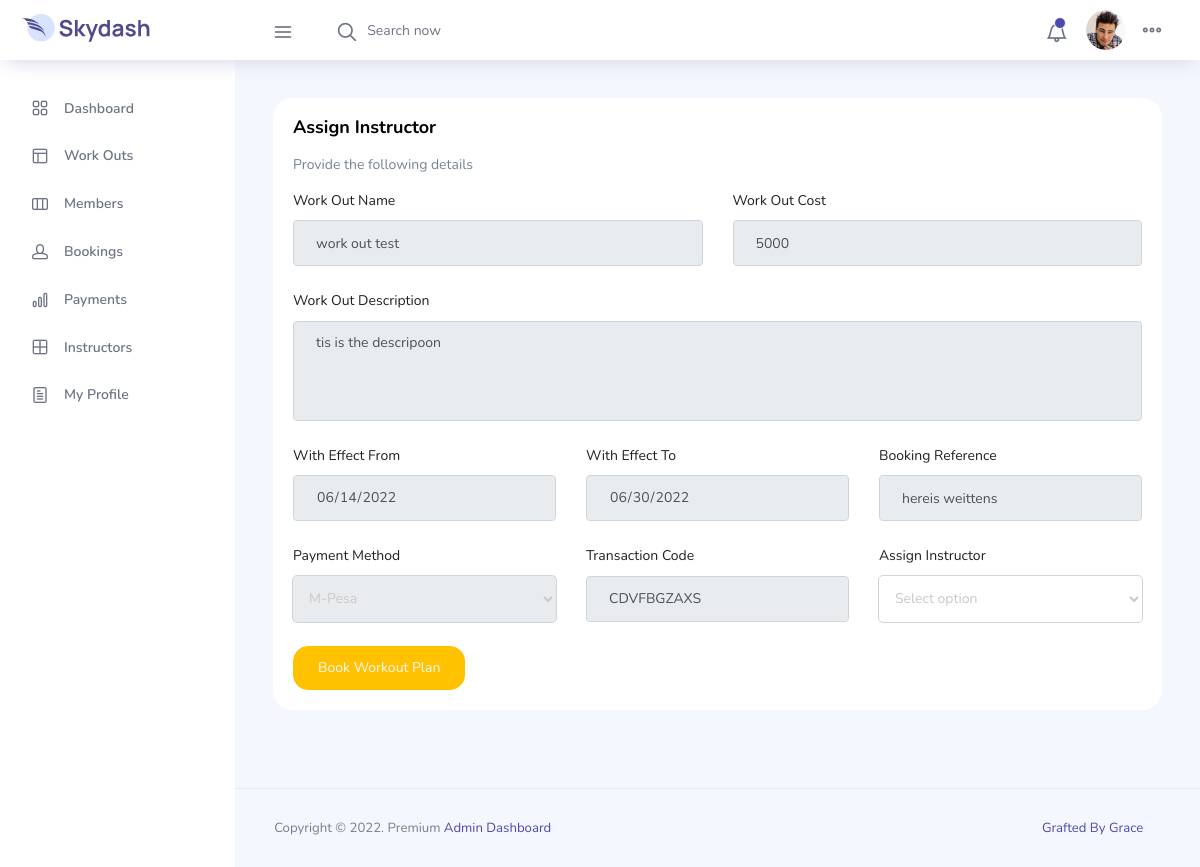
/dashboards/admin/assign-instructor.php?w=7 (signed in), run on the app's committed database.
### tables this page shows
CREATE TABLE `workout` (
  `workout_id` int NOT NULL,
  `workout_name` varchar(500) NOT NULL,
  `workout_description` varchar(5000) NOT NULL,
  `workout_cost` varchar(50) NOT NULL
);

CREATE TABLE `member_workout_plan` (
  `plan_id` int NOT NULL,
  `plan_member_id` bigint UNSIGNED NOT NULL,
  `plan_wef` varchar(50) NOT NULL,
  `plan_wet` varchar(50) NOT NULL,
  `plan_ref` varchar(5000) NOT NULL,
  `plan_workout_id` bigint UNSIGNED NOT NULL,
  `plan_assigned_instructor_id` bigint UNSIGNED DEFAULT NULL
);

CREATE TABLE `payments` (
  `payment_id` int NOT NULL,
  `payments_plan_id` bigint UNSIGNED NOT NULL,
  `payment_amount` int NOT NULL,
  `payment_date` varchar(50) NOT NULL,
  `payment_time` varchar(50) NOT NULL,
  `payment_transaction_code` varchar(50) NOT NULL,
  `payment_mode` varchar(50) NOT NULL
);

### dashboards/admin/assign-instructor.php (the view, shortened to what this page needs)
<?php $message = $wef = $wet = $ref = $transaction_code = ''; ?>
<?php
$bookingrec = $_GET['w'];
include '../../db-connection.php';
$bookingplans = "SELECT * FROM `member_workout_plan` WHERE `plan_id` = '$bookingrec'";
$querybookingsplans = mysqli_query($conn, $bookingplans);
$bookingsplansrows = mysqli_num_rows($querybookingsplans);
if ($bookingsplansrows >= 1) {
    while ($fetch  = mysqli_fetch_assoc($querybookingsplans)) {
        $planid = $fetch['plan_id'];
        $wef = $fetch['plan_wef'];
        $wet = $fetch['plan_wet'];
        $ref = $fetch['plan_ref'];
        $workoutid = $fetch['plan_workout_id'];
        global $planid;
        global $wef;
        global $wet;
        global $ref;
        $bookings = "SELECT * FROM `workout` WHERE `workout_id` = '$workoutid'";
        $querybookings = mysqli_query($conn, $bookings);
        $bookingsrows = mysqli_num_rows($querybookings);
        if ($bookingsrows >= 1) {
            while ($fetch  = mysqli_fetch_assoc($querybookings)) {
                $workname = $fetch['workout_name'];
                $workdesc = $fetch['workout_description'];
                $workcost = $fetch['workout_cost'];
                global $workcost;
                global $workdesc;
                global $workname;
            }
        }
        $instructor = "SELECT * FROM `payments` WHERE `payments_plan_id` = '$planid'";
        $querypayments = mysqli_query($conn, $instructor);
        $bookingsrows = mysqli_num_rows($querypayments);
        if ($bookingsrows >= 1) {
            while ($fetch  = mysqli_fetch_assoc($querypayments)) {
                $paytcode = $fetch['payment_transaction_code'];
                $paytmode = $fetch['payment_mode'];
                global $paytcode;
                global $paytmode;
            }
        }
    }
}
?>
<?php include 'header.php' ?>
<div class="main-panel">
    <div class="content-wrapper">
        <div class="row">
            <div class="col-12 grid-margin stretch-card">
                <div class="card">
                    <div class="card-body">
                        <h4 class="card-title">Assign Instructor</h4>
                        <p class="card-description">
                            Provide the following details
                        </p>
                        <form class="forms-sample" action="" method="POST">
                            <div class="row">
                                <div class="col-6">
                                    <div class="form-group">
                                        <label for="exampleInputName1">Work Out Name</label>
                                        <input type="text" class="form-control" id="exampleInputName1"
                                            placeholder="Work Out Name" name="workout_name" readonly
                                            value="<?php echo $workname; ?>">
                                    </div>
                                </div>
                                <div class=" col-6">
                                    <div class="form-group">
                                        <label for="exampleInputEmail3">Work Out Cost</label>
                                        <input type="number" class="form-control" id="exampleInputEmail3" readonly
                                            placeholder="E.G 250" name="workout_costs" value="<?php echo $workcost; ?>">
                                    </div>
                                </div>
                            </div>
                            <div class="form-group">
                                <label for="exampleTextarea1">Work Out Description</label>
                                <textarea class="form-control" id="exampleTextarea1" rows="5" name="workout_description"
                                    readonly><?php echo $workdesc; ?></textarea>
                            </div>
                            <div class="row">
                                <div class="col-4">
                                    <div class="form-group">
                                        <label for="exampleInputName1">With Effect From </label>
                                        <input type="date" class="form-control" id="exampleInputName1"
                                            placeholder="Work Out Name" name="wef" value="<?php echo $wef; ?>" readonly>
                                    </div>
                                </div>
                                <div class=" col-4">
                                    <div class="form-group">
                                        <label for="exampleInputEmail3">With Effect To</label>
                                        <input type="date" class="form-control" id="exampleInputEmail3"
                                            placeholder="E.G 250" name="wet" value="<?php echo $wet; ?>" readonly>
                                    </div>
                                </div>
                                <div class=" col-4">
                                    <div class="form-group">
                                        <label for="exampleInputEmail3">Booking Reference</label>
                                        <input type="text" class="form-control" id="exampleInputEmail3"
                                            placeholder="Write something" name=" ref" value="<?php echo $ref; ?>"
                                            readonly>
                                    </div>
                                </div>
                            </div>
                            <div class="row">
                                <div class="col-4">
                                    <div class="form-group">
                                        <label for="exampleInputName1">Payment Method </label>
                                        <select class="form-control" id="exampleInputName1" placeholder="Work Out Name"
                                            name="payment_method" value="<?php echo $paytmode; ?>" readonly>
                                            <option value=""><?php echo $paytmode; ?></option>
                                        </select>
                                    </div>
                                </div>
                                <div class=" col-4">
                                    <div class="form-group">
                                        <label for="exampleInputEmail3">Transaction Code</label>
                                        <input type="text" class="form-control" id="exampleInputEmail3"
                                            placeholder="Transaction Code" name="transaction_code"
                                            value="<?php echo $paytcode; ?>" style="text-transform:uppercase;" readonly>
                                    </div>
                                </div>
                                <div class="col-4">
                                    <div class="form-group">
                                        <label for="exampleInputName1">Assign Instructor</label>
                                        <select class="form-control" id="exampleInputName1" placeholder="Work Out Name"
                                            name="instructor" value="<?php echo $paytmode; ?>">
                                            <option value="">Select option</option>
                                        </select>
                                    </div>
                                </div>
                            </div>
                            <button type=" submit" class="btn btn-warning mr-2 text-light" name="editinstructor">Book
                                Workout Plan
                            </button>
                        </form>
                    </div>
                </div>
            </div>
        </div>
    </div>
    <footer class="footer">
        <div class="d-sm-flex justify-content-center justify-content-sm-between">
            <span class="text-muted text-center text-sm-left d-block d-sm-inline-block">Copyright © 2022.
                Premium <a href="£" target="_blank">Admin Dashboard</span>
            <span class="float-none float-sm-right d-block mt-1 mt-sm-0 text-center">Grafted By Grace <i
                    class="ti-heart text-danger ml-1"></i></span>
        </div>
    </footer>
</div>
</div>
</div>
</body>
</html>

### data on the page
workout: workout_name "work out test", workout_costs "5000", workout_description "tis is the descripoon"
member_workout_plan: wef "06/14/2022", wet "06/30/2022", plan_ref "hereis weittens"
payments: payment_method "M-Pesa", transaction_code "cdvfbgzaxs"
